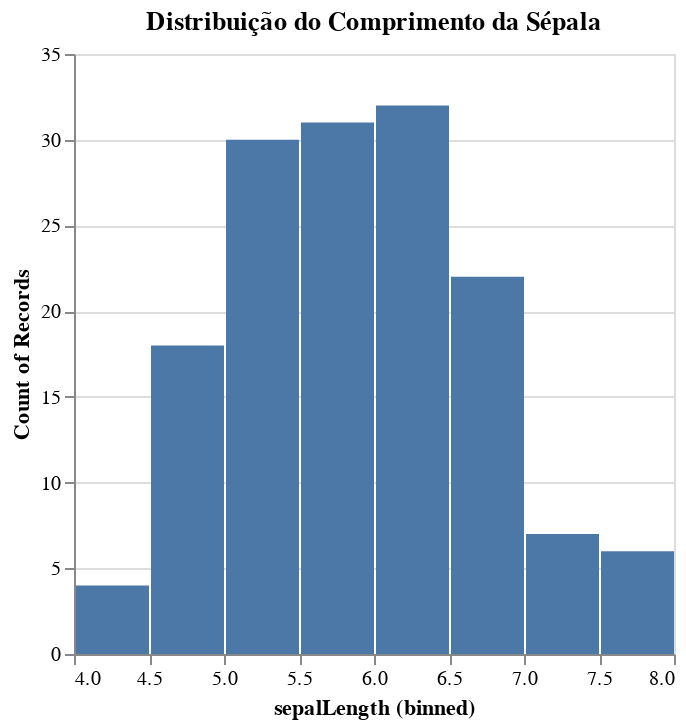

The notebook cell this image was saved under:
### Code cell
alt.Chart(df).mark_bar().encode(
    alt.X('sepalLength:Q', bin=True),
    alt.Y('count():Q')
).properties(
    title="Distribuição do Comprimento da Sépala"
)

### Figure 1 — Vega-Lite specification as saved in the notebook (floating-point values rounded to 4 significant figures; data arrays with more than 128 entries replaced by an {"elided": "..."} marker saying what was removed)
{"config": {"view": {"continuousWidth": 300, "continuousHeight": 300}}, "data": {"name": "data-5492ad92962bad06c6c3f4c2fd78919a"}, "mark": {"type": "bar"}, "encoding": {"x": {"bin": true, "field": "sepalLength", "type": "quantitative"}, "y": {"aggregate": "count", "type": "quantitative"}}, "title": "Distribuição do Comprimento da Sépala", "$schema": "https://vega.github.io/schema/vega-lite/v5.20.1.json", "datasets": {"data-5492ad92962bad06c6c3f4c2fd78919a": {"elided": "150 records"}}}
